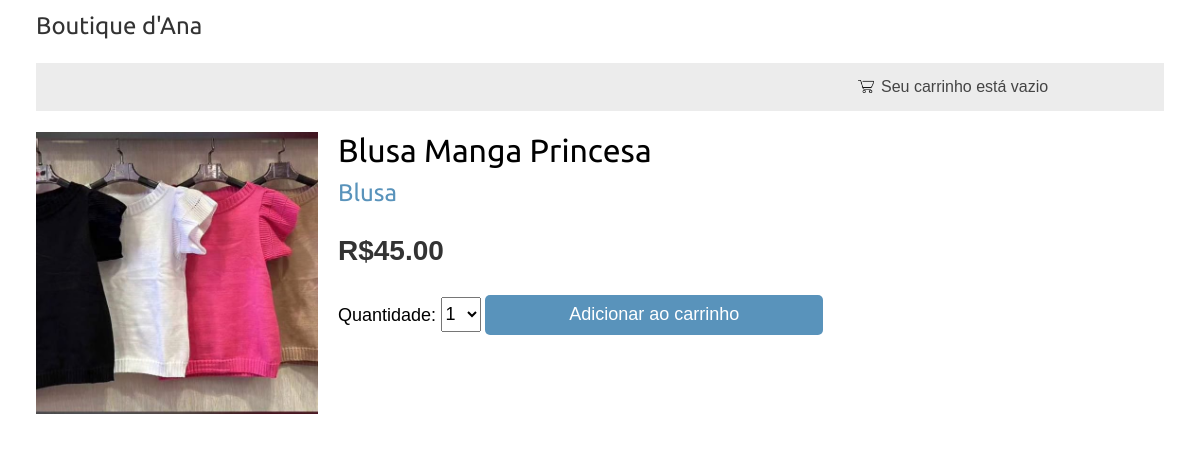
Screenshot of /18/blusa-manga-princesa/ with the database file from the repository.
### shop/models.py (models this page shows, shortened)
class Product(models.Model):
    category = models.ForeignKey(Category,
                                 related_name='products',
                                 on_delete=models.CASCADE)
    name = models.CharField(max_length=200)
    slug = models.SlugField(max_length=200)
    image = models.ImageField(upload_to='products/%Y/%m/%d',
                              blank=True)
    description = models.TextField(blank=True)
    price = models.DecimalField(max_digits=10,
                                decimal_places=2)
    available = models.BooleanField(default=True)
    created = models.DateTimeField(auto_now_add=True)
    updated = models.DateTimeField(auto_now=True)
    stock = models.IntegerField()
    class Meta:
        ordering = ['name']
        indexes = [
            models.Index(fields=['id', 'slug']),
            models.Index(fields=['name']),
            models.Index(fields=['-created']),
        ]

class Category(models.Model):
    name = models.CharField(max_length=200)
    slug = models.SlugField(max_length=200,
                            unique=True)
    class Meta:
        ordering = ['name']
        indexes = [
            models.Index(fields=['name']),
        ]
        verbose_name = 'category'
        verbose_name_plural = 'categories'
    def __str__(self):
        return self.name
    def get_absolute_url(self):
        return reverse('shop:product_list_by_category',
                       args=[self.slug])

### shop/views.py (the view)
# urls.py: path('<int:id>/<slug:slug>/', views.product_detail,
def product_detail(request, id, slug):
    product = get_object_or_404(Product,
                                id=id,
                                slug=slug,
                                available=True)
    cart_product_form = CartAddProductForm(max_quantity=product.stock)
    return render(request,
                  'shop/product/detail.html',
                  {'product': product,
                   'cart_product_form': cart_product_form})

### cart/forms.py
class CartAddProductForm(forms.Form):
    def __init__(self, *args, **kwargs):
        max_quantity = kwargs.pop('max_quantity', 9)  # default to 9 if max_quantity is not provided
        super().__init__(*args, **kwargs)
        self.fields['quantity'] = forms.TypedChoiceField(
            label='Quantidade',
            choices=[(i, str(i)) for i in range(1, max_quantity + 1)],
            coerce=int
        )
    override = forms.BooleanField(required=False,
                                  initial=False,
                                  widget=forms.HiddenInput)

### cart/cart.py (called while the page is built)
    def __len__(self):
        return sum(item['quantity'] for item in self.cart.values())

### cart/context_processors.py (called while the page is built)
def cart(request):
    return {'cart': Cart(request)}

### shop/templates/shop/product/detail.html (shortened to what this page needs)
{% extends "shop/base.html" %}
{% load static %}
{% block content %}
  <div class="product-detail">
    <img src="{% if product.image %}{{ product.image.url }}{% else %}
    {% static "img/no_image.png" %}{% endif %}">
    <h1>{{ product.name }}</h1>
    <h2>
      <a href="{{ product.category.get_absolute_url }}">
        {{ product.category }}
      </a>
    </h2>
    <p class="price">R${{ product.price }}</p>
    <form action="{% url "cart:cart_add" product.id %}" method="post">
      {{ cart_product_form }}
      <input type="submit" value="Adicionar ao carrinho">
    </form>
  </div>
{% endblock %}

### shop/static/css/base.css (style rules this page uses)
body { margin:0; padding: 3%; padding-top:1% ; overflow: visible; font-family:helvetica, sans-serif; }
h1, h2, h3, h4, h5 , h6 { font-family: 'Ubuntu', sans-serif; font-weight:normal; }
a { text-decoration:none; color:#5993bb; }
a.button, input[type="submit"] { color:#fff; background:#5993bb; border-radius:5px; font-size:14px; border:0; }
.product-detail { text-align:justify; }
.product-detail input[type="submit"] { width: 30%; height: 100%; font-size: large; }
.product-detail label[for="id_quantity"] { font-size: 18px; padding: 0px; }
.product-detail select[id="id_quantity"] { width: 40px; height: 35px; font-size: 18px; }
.product-detail form { height: 40px; }
.product-detail .price { color:#333; font-size:28px; font-weight:bold; }
.product-detail img { width:25%; float:left; padding:0 20px 20px 0; }
.product-detail h1 { margin-bottom:0; }
.product-detail h2 { margin-top:10px; }

### rows the page displays
Product: image (picture), name "Blusa Manga Princesa", category "Blusa", price "45.00"
